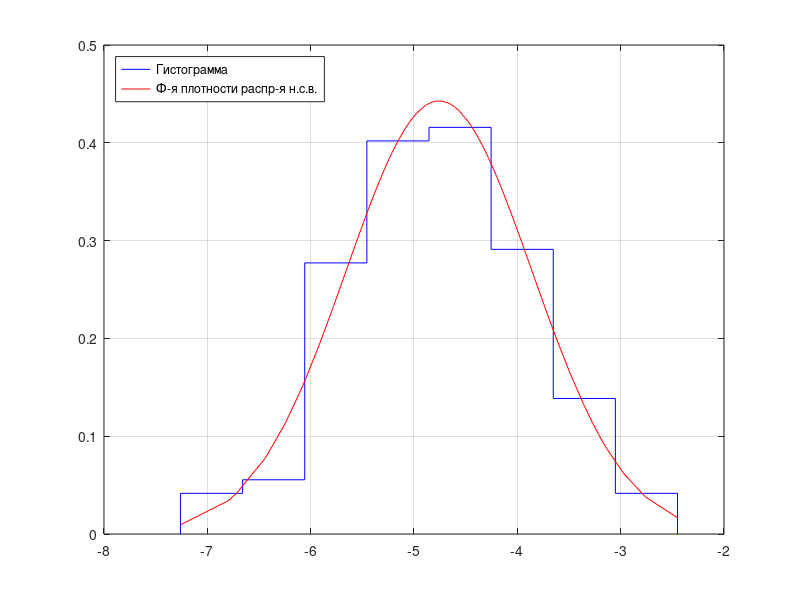

Recreate this plot in MATLAB.
function lab_01()
    %clear all;
    X = [-4.58,-5.10,-4.24,-4.82,-6.05,-4.05,-4.48,-4.65,-3.67,-4.01,-3.22,-5.79,-4.20,-5.36,-5.16,-4.31,-3.91,-4.04,-5.65,-5.78,-4.03,-5.15,-4.89,-4.60,-5.71,-5.67,-4.40,-5.10,-5.29,-3.90,-3.77,-5.47,-5.57,-5.91,-3.62,-2.45,-3.13,-5.60,-4.35,-3.36,-3.87,-4.78,-5.72,-4.66,-4.34,-4.60,-5.24,-4.43,-5.15,-5.45,-3.22,-4.61,-5.65,-5.63,-4.73,-3.82,-4.34,-4.98,-6.43,-4.25,-4.66,-5.49,-4.98,-6.10,-4.44,-5.25,-4.89,-2.97,-7.26,-4.14,-4.45,-5.93,-3.49,-3.96,-5.66,-5.04,-5.40,-4.89,-4.61,-4.01,-5.44,-2.76,-4.97,-3.87,-4.33,-5.28,-5.63,-3.94,-4.56,-4.67,-5.35,-4.89,-3.79,-6.25,-4.38,-4.28,-4.48,-4.16,-5.67,-5.34,-4.78,-4.33,-4.89,-3.16,-4.88,-5.40,-4.64,-4.84,-6.72,-5.25,-3.27,-6.44,-3.49,-5.92,-5.21,-3.88,-5.08,-3.50,-6.80,-5.87];
    X = sort(X);
    
    % Задание 1.а - максимальное/минимальное значение
    Mmax = max(X);
    fprintf('Mmax = %.2f\n', Mmax);
    
    Mmin = min(X);
    fprintf('Mmin = %.2f\n', Mmin);
    %-------------------------------------------
    
    % Задание 1.б - размах R выборки
    R = Mmax - Mmin;
    fprintf('R = %.2f\n', R);
    
    % Задание 1.в - вычисление оценок µˆ и S2 для MX и DX
    n = length(X);
    mu = sum(X)/n;
    fprintf('mu = %.2f\n', mu);
    
    S2 = sum((X - mu).^2) / (n - 1);
    fprintf('S^2 = %.2f\n', S2);
    
    % Задание 1.г - группировку значений выборки в m = [log2 n] + 2 интервала
    m = floor(log2(n)) + 2;
    fprintf('m = %.2f\n', m);
    
    % Задание 1.д - гистограмма + график функции плотности распределения
    % вероятностей н.с.в. с мат. ож. и дисп-ей
    intervals = zeros(1, m + 1); 
    count = zeros(1, m + 1);    
    delta = (Mmax - Mmin) / m;
    
    for i = 1:m + 1
        intervals(i) = X(1) + delta * (i - 1);
    end
    
    for i = 1:length(X)
        for j = 1:m
            if X(i) >= intervals(j) && X(i) < intervals(j + 1)
                count(j) = count(j) + 1;
                break;
            end
        end
    end
    count(m) = count(m) + 1;
    
    for i = 1:m
        if i < m
            fprintf("[ %.2f ; %.2f ) - %d elements\n", intervals(i), ...
                intervals(i + 1), count(i));
        else
            fprintf("[ %.2f ; %.2f ] - %d elements\n", intervals(i), ...
                intervals(i + 1), count(i));
        end
    end
        
    for i = 1:m+1
        count(i) = count(i) / (length(X)*delta); %
    end
   
    stairs([intervals(1), intervals], [0 count], 'b');%, 'DisplayName', 'Гистограмма');
    grid on;
    hold on;
    
    
    F = normpdf(X, mu, sqrt(S2));
    plot(X, F, 'r');
    
    legend('Гистограмма', 'Ф-я плотности распр-я н.с.в.', 'Location','northwest');
    hold off;
    
    % Задание 1.е - график эмпирической функции распределения и функции 
    % распределения нормальной случайной величины с мат ожиданием µˆ и дисперсией S2
    figure;
    
    
    
    
end 
